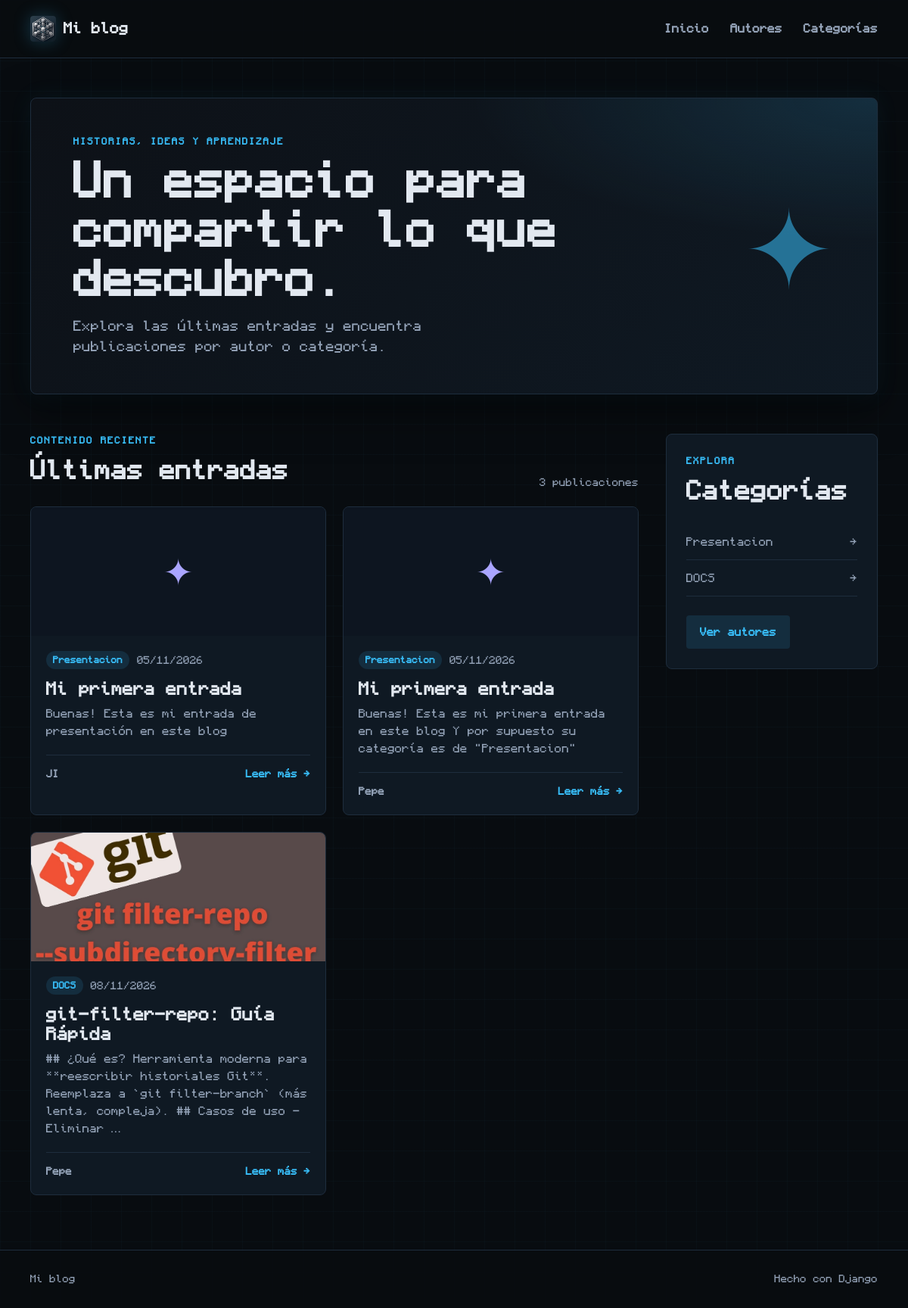
The page / on the database its author committed.
### blog/models.py (models this page shows, shortened)
class Post(models.Model):
    titulo = models.CharField(max_length=200) # En CharField es obligatoria la longitud máxima. Equivale al varchar
    autor = models.ForeignKey(
        Autor,
        on_delete=models.CASCADE, # Si se borra un autor, se borran todos sus posts
        related_name="posts",    # Related_name es el nombre que se le da a la relación inversa, es decir, desde un autor se puede acceder a sus posts con autor.posts.all()
    )
    categoria = models.ForeignKey(
        Categoria,
        on_delete=models.CASCADE,
        related_name="posts",
        null=True,
        blank=True,
    )
    imagen = models.ImageField(
        upload_to='posts/',
        null=True,
        blank=True,
    )
    imagen_url = models.URLField(
        max_length=500,
        null=True,
        blank=True,
    )
    cuerpo = models.TextField()
    fecha_publicacion = models.DateTimeField()
    def __str__(self):
        return f"{self.titulo} ({self.autor})"

class Categoria(models.Model):
    nombre = models.CharField(max_length=20)

class Autor(models.Model):
    nombre = models.CharField(max_length=60)
    apellidos = models.CharField(max_length=60)
    email = models.EmailField()
    def __str__(self):
        return self.nombre

### blog/views.py (the view)
# urls.py: path('', views.principal, name='principal' ),
def principal(request):
    posts = Post.objects.all()
    categorias = Categoria.objects.all()
    print(f"\nMostrando todos los posts: ")
    contexto = {
        'posts': posts,
        'categorias': categorias,
    }
    print(posts)
    post1 = Post.objects.get(id=1)
    print(f"\nMostrando los objetos con id especifico 1:")
    print(post1)
    post_mejor = Post.objects.filter(cuerpo__contains='mejor')
    print(f"\nMostrando posts que contienen en cuerpo 'mejor':")
    print(post_mejor)
    post_titulopost = Post.objects.filter(titulo__icontains='post')
    print(f"\nPost que en el título contienen 'post'")
    print(post_titulopost)
    return render(request, 'blog/principal.html', contexto)

### blog/templates/blog/principal.html (shortened to what this page needs)
{% extends 'blog/base.html' %}
{% block contenido %}
<section class="hero">
    <div>
        <p class="eyebrow">Historias, ideas y aprendizaje</p>
        <h1>Un espacio para compartir lo que descubro.</h1>
        <p class="hero-text">Explora las últimas entradas y encuentra publicaciones por autor o categoría.</p>
    </div>
    <div class="hero-decoration" aria-hidden="true">✦</div>
</section>
<div class="content-layout">
    <section class="posts-section" aria-labelledby="ultimas-entradas">
        <div class="section-heading">
            <div>
                <p class="eyebrow">Contenido reciente</p>
                <h2 id="ultimas-entradas">Últimas entradas</h2>
            </div>
            <span class="result-count">{{ posts|length }} publicaciones</span>
        </div>
        <div class="post-grid">
            {% for post in posts %}
            <article class="post-card">
                {% if post.imagen %}
                    <img class="post-image" src="{{ post.imagen.url }}" alt="{{ post.titulo }}">
                {% elif post.imagen_url %}
                    <img class="post-image" src="{{ post.imagen_url }}" alt="{{ post.titulo }}">
                {% else %}
                    <div class="post-image post-image-placeholder" aria-hidden="true">✦</div>
                {% endif %}
                <div class="post-card-body">
                    <div class="post-meta">
                        {% if post.categoria %}
                            <a class="tag" href="{% url 'categoria' pk=post.categoria.pk %}">{{ post.categoria.nombre }}</a>
                        {% endif %}
                        <span>{{ post.fecha_publicacion|date:"d/m/Y" }}</span>
                    </div>
                    <h3><a href="{% url 'detalle_post' pk=post.pk %}">{{ post.titulo }}</a></h3>
                    <p class="post-excerpt">{{ post.cuerpo|truncatewords:22 }}</p>
                    <div class="post-footer">
                        <a class="author-link" href="{% url 'entradas_autor' pk=post.autor.pk %}">{{ post.autor }}</a>
                        <a class="read-more" href="{% url 'detalle_post' pk=post.pk %}">Leer más <span aria-hidden="true">→</span></a>
                    </div>
                </div>
            </article>
            {% empty %}
            <div class="empty-state">
                <span class="empty-icon">✦</span>
                <h3>Aún no hay publicaciones</h3>
                <p>Vuelve pronto para descubrir nuevas entradas.</p>
            </div>
            {% endfor %}
        </div>
    </section>
    <aside class="sidebar" id="categorias">
        <div class="sidebar-card">
            <p class="eyebrow">Explora</p>
            <h2>Categorías</h2>
            <ul class="link-list">
                {% for categoria in categorias %}
                    <li>
                        <a href="{% url 'categoria' pk=categoria.pk %}">
                            <span>{{ categoria.nombre }}</span>
                            <span aria-hidden="true">→</span>
                        </a>
                    </li>
                {% empty %}
                    <li class="muted">No hay categorías.</li>
                {% endfor %}
            </ul>
            <a class="button button-outline" href="{% url 'autores' %}">Ver autores</a>
        </div>
    </aside>
</div>
{% endblock %}

### blog/static/css/blog.css (style rules this page uses)
:root { --ink: #e2e8f0; --muted: #94a3b8; --paper: #080c10; --surface: #0f1923; --line: #1e2d3d; --accent: #38bdf8; --accent-dark: #06d6a0; --soft-accent: rgba(56, 189, 248, 0.12); --shadow: 0 20px 60px rgba(0, 0, 0, 0.5), 0 0 30px rgba(56, 189, 248, 0.08); }
* { box-sizing: border-box; }
body { margin: 0; color: var(--ink); background-color: var(--paper); background-image: linear-gradient(rgba(56, 189, 248, 0.025) 1px, transparent 1px), linear-gradient(90deg, rgba(56, 189, 248, 0.025) 1px, transparent 1px); background-size: 40px 40px; font-family: "Monocraft", monospace; line-height: 1.6; }
a { color: inherit; text-decoration: none; }
.hero { display: flex; align-items: center; justify-content: space-between; min-height: 280px; margin-bottom: 52px; padding: 48px 56px; color: var(--ink); background: radial-gradient(ellipse 80% 80% at 100% 0%, rgba(56, 189, 248, 0.14), transparent 60%), linear-gradient(135deg, #0d1117, #0f1923); border: 1px solid var(--line); border-radius: 8px; box-shadow: var(--shadow); overflow: hidden; }
.hero h1, .detail-header h1, .listing-page h1, .welcome-page h1 { max-width: 700px; margin: 10px 0 16px; font-family: "Monocraft", monospace; font-size: clamp(2.2rem, 5vw, 4rem); line-height: 1.08; }
.hero-text, .lead { max-width: 570px; margin: 0; color: var(--muted); font-size: 1.08rem; }
.hero-decoration { color: rgba(56, 189, 248, 0.55); font-size: 9rem; line-height: 1; }
.eyebrow { margin: 0; color: var(--accent); font-size: 0.72rem; font-weight: 700; letter-spacing: 0.14em; text-transform: uppercase; }
.hero .eyebrow { color: var(--accent); }
.content-layout { display: grid; grid-template-columns: minmax(0, 1fr) 280px; gap: 36px; }
.section-heading { display: flex; align-items: end; justify-content: space-between; margin-bottom: 22px; }
h2, h3 { margin-top: 0; }
.section-heading h2, .sidebar-card h2 { margin: 4px 0 0; font-family: "Monocraft", monospace; font-size: 2rem; }
.result-count, .post-meta, .muted { color: var(--muted); font-size: 0.82rem; }
.post-grid { display: grid; grid-template-columns: repeat(2, minmax(0, 1fr)); gap: 22px; }
.post-card, .sidebar-card, .author-card, .post-list-item { background: var(--surface); border: 1px solid var(--line); border-radius: 8px; }
.post-card { overflow: hidden; transition: transform 0.2s ease, box-shadow 0.2s ease; }
.post-image { display: block; width: 100%; height: 170px; object-fit: cover; background: #0d1520; }
.post-image-placeholder { display: grid; color: #aaa5ff; font-size: 3rem; place-items: center; }
.post-card-body { padding: 20px; }
.post-meta { display: flex; align-items: center; gap: 10px; }
.tag { display: inline-block; padding: 3px 9px; color: var(--accent); background: var(--soft-accent); border-radius: 99px; font-size: 0.72rem; font-weight: 700; }
.post-card h3 { margin: 13px 0 8px; font-family: "Monocraft", monospace; font-size: 1.35rem; line-height: 1.2; }
.post-excerpt { margin: 0 0 20px; color: var(--muted); font-size: 0.9rem; }
.post-footer { display: flex; align-items: center; justify-content: space-between; gap: 10px; padding-top: 14px; border-top: 1px solid var(--line); }
.author-link, .read-more { color: var(--muted); font-size: 0.8rem; font-weight: 600; }
.read-more { color: var(--accent); }
.sidebar-card { padding: 26px; }
.link-list { margin: 18px 0 25px; padding: 0; list-style: none; }
.link-list li { border-bottom: 1px solid var(--line); }
.link-list a { display: flex; justify-content: space-between; padding: 12px 0; color: var(--muted); font-size: 0.9rem; }
.button { display: inline-block; padding: 11px 18px; color: #080c10; background: var(--accent); border-radius: 4px; font-size: 0.86rem; font-weight: 700; }
.button-outline { color: var(--accent); background: var(--soft-accent); }

### rows shown on the page
Post: categoria.nombre "Presentacion", fecha_publicacion "05/11/2026", titulo "Mi primera entrada", cuerpo "Buenas! Esta es mi entrada de presentación en este blog", autor "JI"
Post: categoria.nombre "Presentacion", fecha_publicacion "05/11/2026", titulo "Mi primera entrada", cuerpo "Buenas! Esta es mi primera entrada en este blog Y por supuesto su categoría es de \"Presentacion\"", autor "Pepe"
Post: imagen (placeholder picture), categoria.nombre "DOCS", fecha_publicacion "08/11/2026", titulo "git-filter-repo: Guía Rápida", cuerpo "## ¿Qué es? Herramienta moderna para **reescribir historiales Git**. Reemplaza a `git filter-branch` (más lenta, compleja). ## Casos de uso - Eliminar …", autor "Pepe"
Categoria: nombre "Presentacion"
Categoria: nombre "DOCS"

### other values the page prints
{{ posts|length }} "3"
